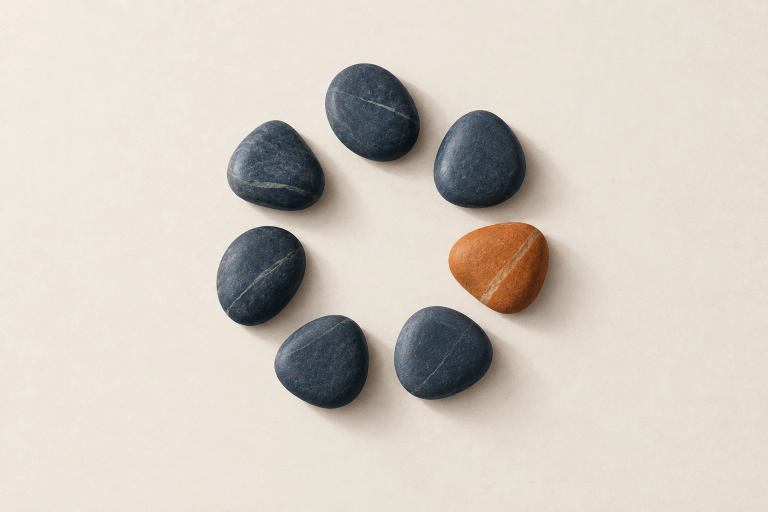
#> input picture docs/og-source.webp, 1536 x 1024 px, found by its file name (shown at 1/2 size)
$ python make-og.py
#> lines starting #> are read from the running program, lines starting #| are printed output that depends on the picture
# Genera assets/og.jpg (1200x630) recortando docs/og-source.webp (1536x1024, creada con ChatGPT).
# Uso: python3 docs/make-og.py   (requiere Pillow: pip3 install pillow)
from PIL import Image
W, H = 1200, 630
im = Image.open("docs/og-source.webp").convert("RGB")
#> im is the input picture: PIL image 1536x1024 RGB; mean R, G, B 210.7, 203.1, 194.1
crop_h = round(im.width * H / W)            # 806 px para 1536 de ancho
#> crop_h = 806
center = 452                                # las piedras ocupan aprox. de y=80 a y=825, centro en 452
top = max(0, min(im.height - crop_h, center - crop_h // 2))
#> top = 49
im = im.crop((0, top, im.width, top + crop_h)).resize((W, H), Image.LANCZOS)
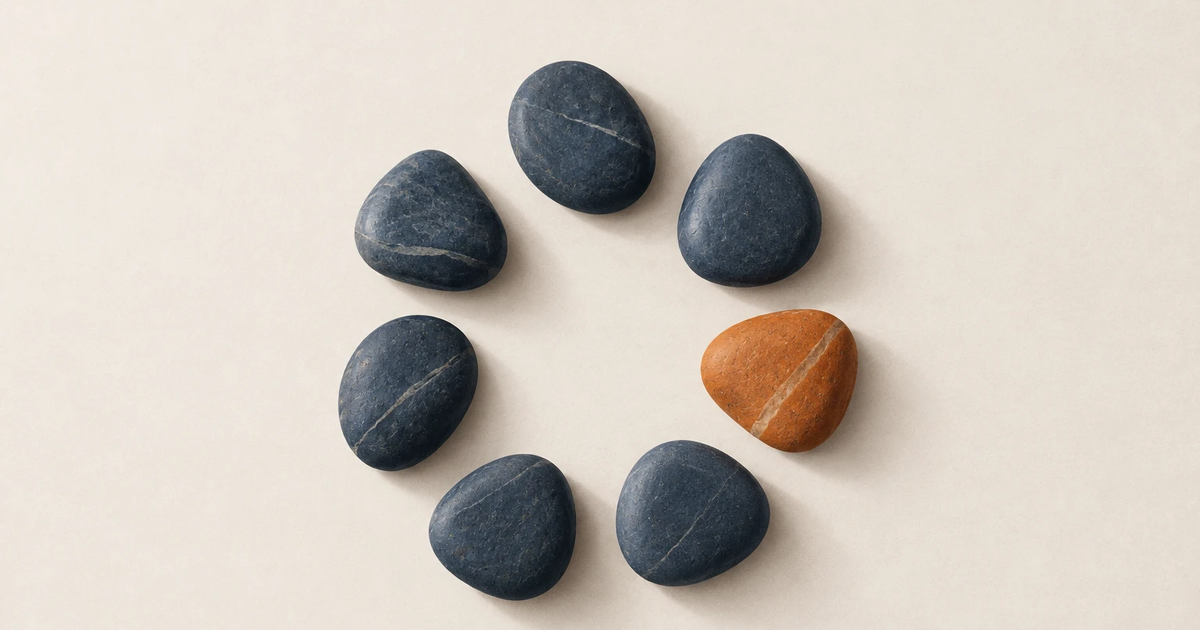
#> im: PIL image 1200x630 RGB; mean R, G, B 204.5, 197, 188.4
im.save("assets/og.jpg", quality=90)
print("ok", im.size)
#| ok (1200, 630)
